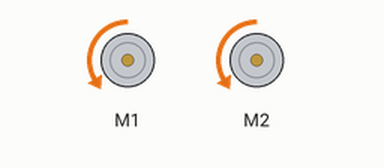
Simulated run of this sketch. Board: Arduino Uno, built with avr-gcc and run on an emulated ATmega328P. Shown: 2 × DC motor (green arrow = forward, orange = backward, longer = faster).

Above: at 0.1 s.
Timing chart, 0 to 1.6 s (numbered marks = the images above):
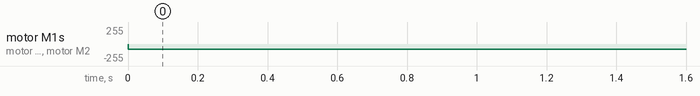

The sketch:

motors.ino
```cpp
#include <Wire.h>
#include <Adafruit_MotorShield.h>

Adafruit_MotorShield AFMS = Adafruit_MotorShield();

Adafruit_DCMotor *motor_left = AFMS.getMotor(1);
Adafruit_DCMotor *motor_right = AFMS.getMotor(2);

int motorSpeed = 75;
uint8_t left_dir = BACKWARD;
uint8_t right_dir = BACKWARD;

void setup() {
  AFMS.begin();

  motor_left->setSpeed(motorSpeed);
  motor_left->run(RELEASE);
  motor_right->setSpeed(motorSpeed);
  motor_right->run(RELEASE);
}

void loop() {
  motor_left->run(left_dir);
  motor_right->run(right_dir);
}
```

Measured:
- by itself, motor M1, motor M2: stopped → backward 75/255 at 0.00 s
